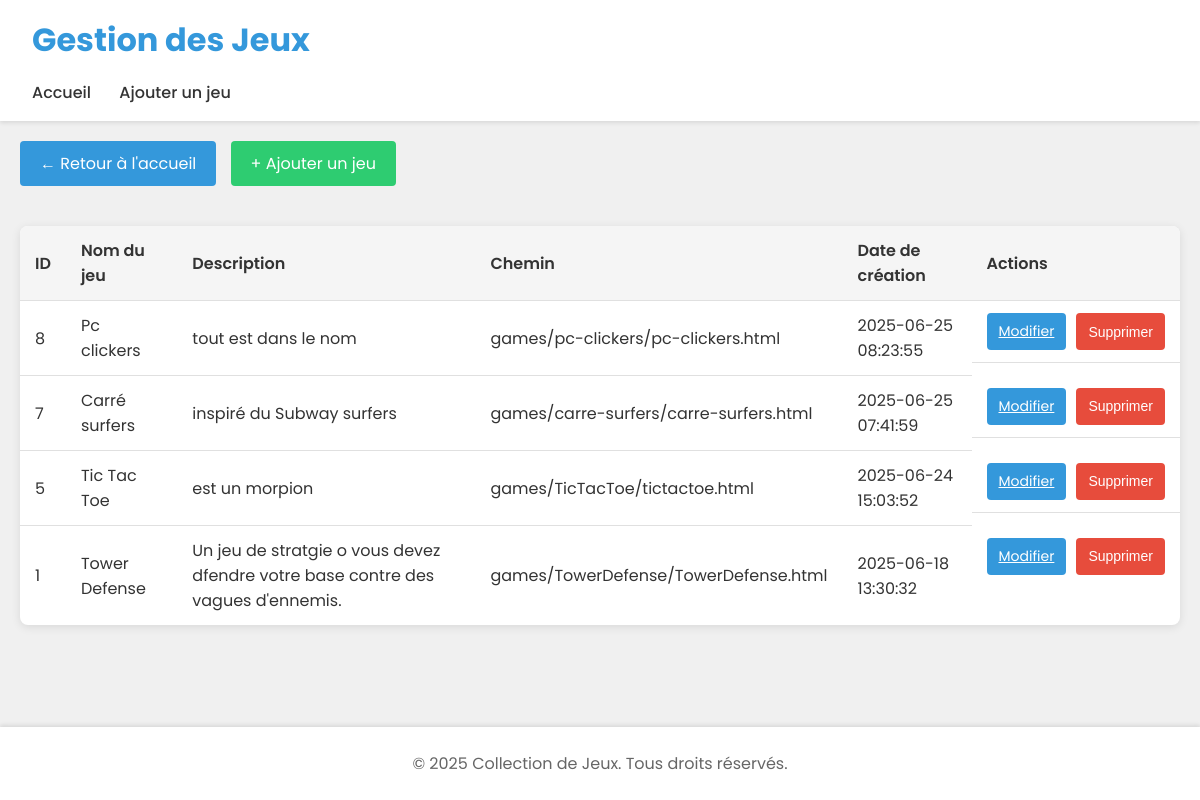
Before: /gestion_jeux.php with the older database file.
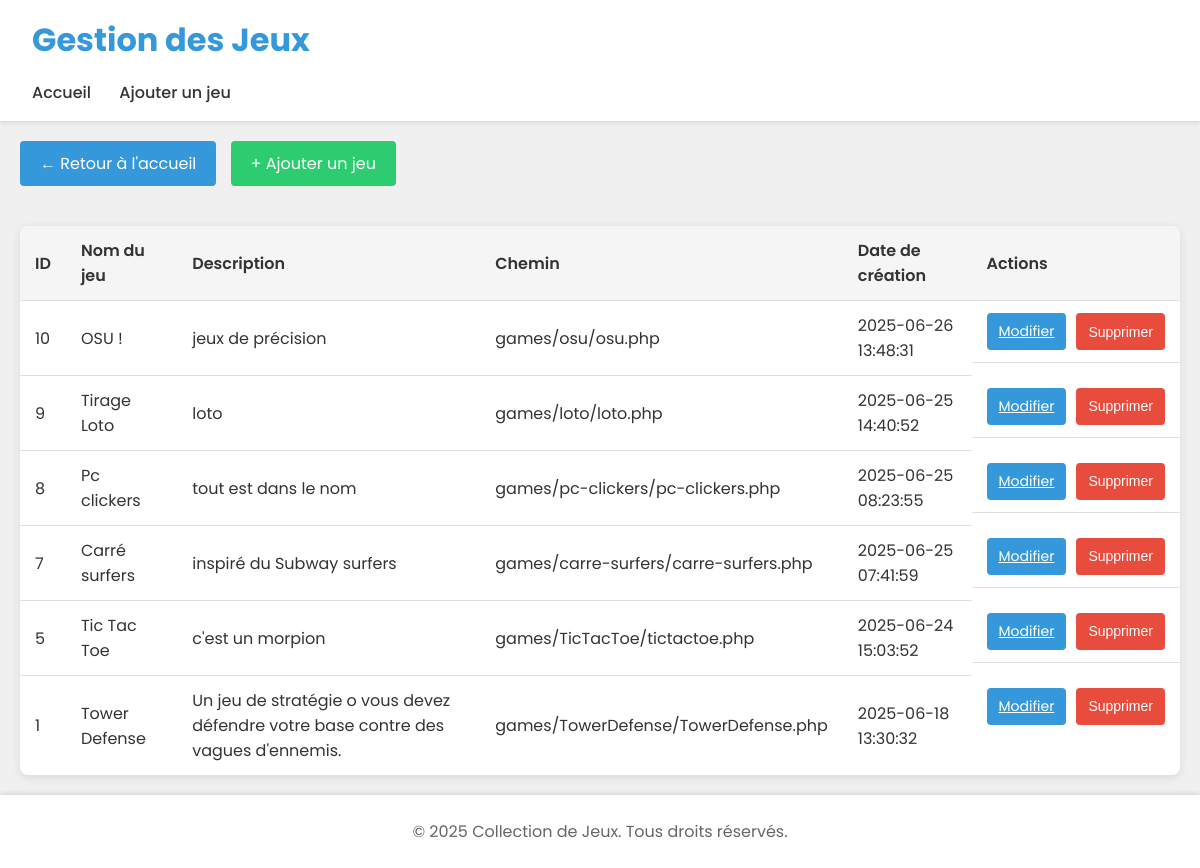
After: the same page with the newer database file.
### tables this page shows
CREATE TABLE `games` (
  `id` int NOT NULL,
  `nom_du_jeux` varchar(100) NOT NULL,
  `description` text,
  `path` varchar(255) NOT NULL,
  `created_at` timestamp NULL DEFAULT CURRENT_TIMESTAMP
);

### src/gestion_jeux.php (the view, shortened to what this page needs)
<?php
require_once 'config.php';
$stmt = $pdo->query("SELECT * FROM games ORDER BY created_at DESC");
$games = $stmt->fetchAll(PDO::FETCH_ASSOC);
?>
<!DOCTYPE html>
<html lang="fr">
<head>
    <link rel="stylesheet" href="css/style.css">
</head>
<body>
    <header class="header">
        <h1>Gestion des Jeux</h1>
        <nav class="nav">
            <a href="index.php">Accueil</a>
            <a href="formulaire/formulaire_game.html">Ajouter un jeu</a>
        </nav>
    </header>
    <main class="admin-container">
        <a href="index.php" class="home-button">← Retour à l'accueil</a>
        <a href="formulaire/formulaire_game.html" class="add-button">+ Ajouter un jeu</a>
        <table class="admin-table">
            <thead>
                <tr>
                    <th>ID</th>
                    <th>Nom du jeu</th>
                    <th>Description</th>
                    <th>Chemin</th>
                    <th>Date de création</th>
                    <th>Actions</th>
                </tr>
            </thead>
            <tbody>
                <?php if (empty($games)): ?>
                    <tr>
                        <td colspan="6" style="text-align: center;">Aucun jeu trouvé</td>
                    </tr>
                <?php else: ?>
                    <?php foreach ($games as $game): ?>
                        <tr>
                            <td><?php echo htmlspecialchars($game['id']); ?></td>
                            <td><?php echo htmlspecialchars($game['nom_du_jeux']); ?></td>
                            <td><?php echo htmlspecialchars($game['description']); ?></td>
                            <td><?php echo htmlspecialchars($game['path']); ?></td>
                            <td><?php echo htmlspecialchars($game['created_at']); ?></td>
                            <td class="action-buttons">
                                <a href="edit_game.php?id=<?php echo $game['id']; ?>" class="edit-button">Modifier</a>
                                <button class="delete-button" onclick="confirmDelete(<?php echo $game['id']; ?>, '<?php echo addslashes(htmlspecialchars($game['nom_du_jeux'])); ?>')">Supprimer</button>
                            </td>
                        </tr>
                    <?php endforeach; ?>
                <?php endif; ?>
            </tbody>
        </table>
    </main>
    <footer class="footer">
        <p>© <?php echo date('Y'); ?> Collection de Jeux. Tous droits réservés.</p>
    </footer>
</body>
</html>

### src/css/style.css (style rules this page uses)
:root { --primary-color: #3498db; --primary-dark: #2980b9; --secondary-color: #2ecc71; --secondary-dark: #27ae60; --background-color: #f0f0f0; --card-background: white; --text-color: #333; --card-title-color: #2c3e50; }
body { font-family: 'Poppins', Arial, sans-serif; margin: 0; padding: 0; background-color: var(--background-color); color: var(--text-color); min-height: 100vh; display: flex; flex-direction: column; }
.header { background-color: var(--card-background); box-shadow: 0 2px 4px rgba(0,0,0,0.1); padding: 1rem 2rem; }
.header h1 { margin: 0; color: var(--primary-color); font-size: 2rem; }
.nav { margin-top: 1rem; }
.nav a { color: var(--text-color); text-decoration: none; margin-right: 1.5rem; font-weight: 500; }
main { flex: 1; padding: 2rem; }
.footer { background-color: var(--card-background); padding: 1.5rem; text-align: center; margin-top: auto; box-shadow: 0 -2px 4px rgba(0,0,0,0.1); }
.footer p { margin: 0; color: #666; }

### src/gestion_jeux.php (style rules this page uses)
.admin-container { max-width: 1200px; margin: 0 auto; padding: 20px; }
.admin-table { width: 100%; border-collapse: collapse; margin-top: 20px; background-color: #fff; box-shadow: 0 2px 10px rgba(0,0,0,0.1); border-radius: 8px; overflow: hidden; }
.admin-table th, .admin-table td { padding: 12px 15px; text-align: left; border-bottom: 1px solid #e0e0e0; }
.admin-table th { background-color: #f5f5f5; font-weight: 600; }
.admin-table tr:last-child td { border-bottom: none; }
.action-buttons { display: flex; gap: 10px; }
.edit-button, .delete-button { padding: 8px 12px; border: none; border-radius: 4px; cursor: pointer; font-size: 14px; transition: background-color 0.2s; }
.edit-button { background-color: #3498db; color: white; }
.delete-button { background-color: #e74c3c; color: white; }
.home-button { display: inline-block; margin-bottom: 20px; padding: 10px 20px; background-color: #3498db; color: white; text-decoration: none; border-radius: 4px; transition: background-color 0.2s; }
.add-button { display: inline-block; margin-left: 10px; padding: 10px 20px; background-color: #2ecc71; color: white; text-decoration: none; border-radius: 4px; transition: background-color 0.2s; }

Changed rows visible on the page:
added games: id "10", nom_du_jeux "OSU !", description "jeux de précision", path "games/osu/osu.php", created_at "2025-06-26 13:48:31"
added games: id "9", nom_du_jeux "Tirage Loto", description "loto", path "games/loto/loto.php", created_at "2025-06-25 14:40:52"
changed games "Pc clickers": path "games/pc-clickers/pc-clickers.html" → "games/pc-clickers/pc-clickers.php"
changed games "Carré surfers": path "games/carre-surfers/carre-surfers.html" → "games/carre-surfers/carre-surfers.php"
changed games "Tic Tac Toe": description "est un morpion" → "c'est un morpion"; path "games/TicTacToe/tictactoe.html" → "games/TicTacToe/tictactoe.php"
changed games "Tower Defense": description "Un jeu de stratgie o vous devez dfendre votre base contre des vagues d'ennemis." → "Un jeu de stratégie o vous devez défendre votre base contre des vagues d'ennemis."; path "games/TowerDefense/TowerDefense.html" → "games/TowerDefense/TowerDefense.php"
